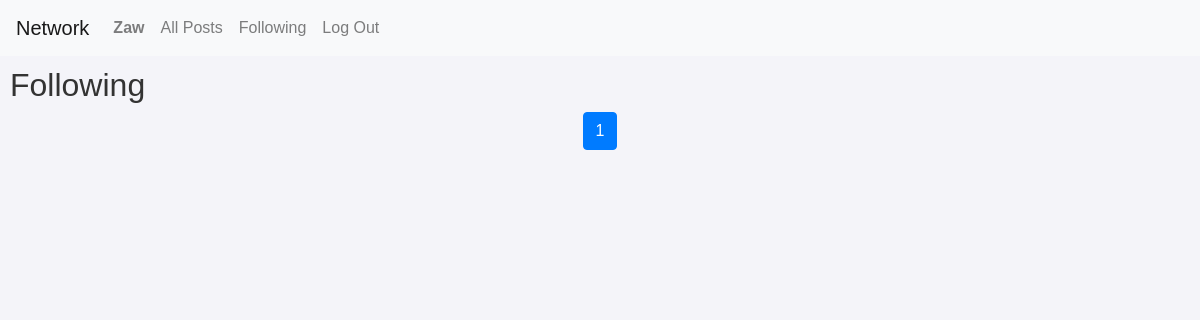
Before: /following (signed in) with the older database file.
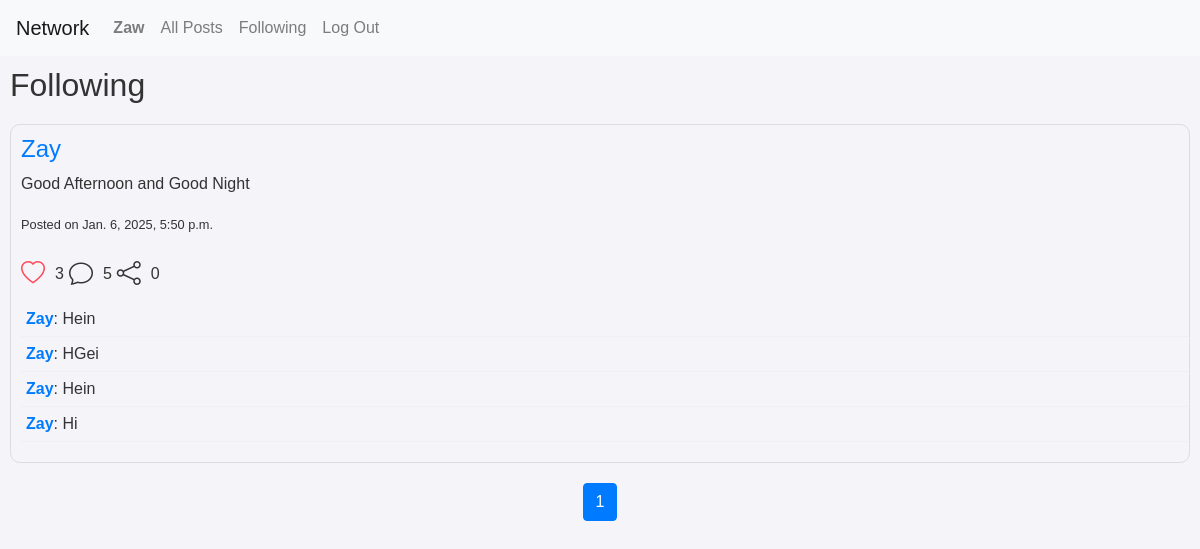
After: the same page with the newer database file.
### network/models.py (models this page shows)
class Post(models.Model):
    userid = models.ForeignKey(User,on_delete=models.CASCADE)
    post = models.CharField(max_length=255)
    created_at = models.DateTimeField(auto_now_add=True)
    updated_at = models.DateTimeField(auto_now=True)
    like_count = models.IntegerField(default=0)
    like = models.ManyToManyField(User,related_name="liked",blank=True)
    comment_count = models.IntegerField(default=0)
    comments =models.ManyToManyField(Comment,related_name="post",blank=True)
    shares = models.IntegerField(default=0)

class User(AbstractUser):
    pass

class Comment(models.Model):
    userid = models.ForeignKey(User,on_delete=models.CASCADE)
    comment = models.CharField(max_length=255)
    created_at = models.DateTimeField(auto_now_add=True)

### network/views.py (the view)
# urls.py: path("following",views.following,name="following"),
def following(request):
    if request.method == "GET":
        user = request.user
        following = Follow.objects.filter(follower=user)
        posts = Post.objects.filter(userid__in=following.values('following')).prefetch_related(
            Prefetch('comments', queryset=Comment.objects.order_by('-created_at'))
        ).order_by('-created_at')
        paginator  = Paginator(posts,10)
        page_number = request.GET.get('page',1)
        page_obj = paginator.get_page(page_number)
        return render(request, "network/following.html", {
            "posts": page_obj,
        })

### network/templates/network/following.html (shortened to what this page needs)
{% extends "network/layout.html" %}
{% block body %}
    <h2>Following</h2>
    {% for post in posts %}
    <div class="post" data-id ="{{ post.id }}">
      <div class="content">
        <h4><a href="{% url 'profile' username=post.userid %}">{{ post.userid }}</a></h4>
        <p>{{ post.post }}</p>
        <small>Posted on {{ post.created_at }}</small>
      </div>
      <div class="actions">
        {% if user in post.like.all %}
        <i class="bi bi-heart like-button liked" data-id="{{ post.id }}"></i>
        {% else %}
          <i class="bi bi-heart like-button" data-id="{{ post.id }}"></i>
        {% endif %}
        </i><span class="like-count count">{{ post.like_count  }}</span>
        <i class="bi bi-chat"></i><span class="comment-count count">{{post.comment_count }}</span>
        <i class="bi bi-share"></i><span class="share-count count">{{ post.shares }}</span>
      </div>
      <div class="comments">
        {% for comment in post.comments.all %}
        <div class="comment">
          <span class="username">{{ comment.userid }}</span>: {{ comment.comment }}
        </div>
      {% endfor %}
    </div>
    </div>
    {% endfor %}
    <nav aria-label="Page navigation example">
      <ul class="pagination justify-content-center">
        {% for i in posts.paginator.page_range %}
        <li class="page-item {% if posts.number == i %}active{% endif %}">
          <a class="page-link" href="?page={{ i }}">{{ i }}</a>
        </li>
        {% endfor %}
      </ul>
    </nav>
{% endblock %}

Changed rows visible on the page:
now on this page (row edited): Post: userid "Zay", post "Good Afternoon and Good Night", created_at "Jan. 6, 2025, 5:50 p.m.", like_count "3", comment_count "5", shares "0"
now on this page (row unchanged): Comment: userid "Zay", comment "Hein"
now on this page (row unchanged): Comment: userid "Zay", comment "HGei"
now on this page (row unchanged): Comment: userid "Zay", comment "Hein"
now on this page (row unchanged): Comment: userid "Zay", comment "Hi"
